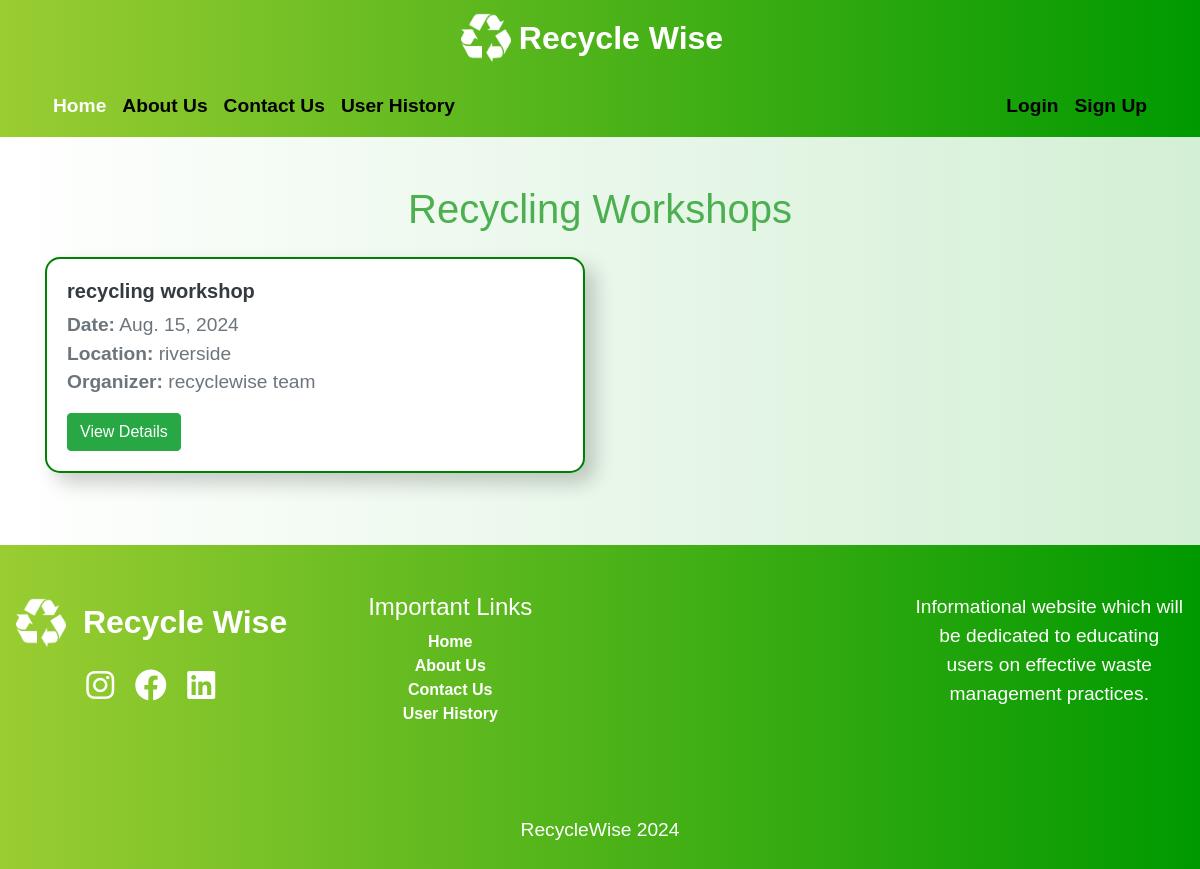
Screenshot of /upcoming_events/recycling_workshop/ with the database file from the repository.
### upcomming_events/models.py (models this page shows, shortened)
class Event(models.Model):
    EVENT_TYPE_CHOICES = [
        ('CCU', 'Community Clean-Up'),
        ('RW', 'Recycling Workshop'),
    ]
    title = models.CharField(max_length=200)
    description = models.TextField()
    event_type = models.CharField(max_length=3, choices=EVENT_TYPE_CHOICES)
    date = models.DateField()
    time = models.TimeField()
    location = models.CharField(max_length=255)
    organizer = models.CharField(max_length=100)
    contact_email = models.EmailField()

### upcomming_events/views.py (the view)
# urls.py: path('recycling_workshop/', RecyclingWorkshopListView.as_view(), name='recycling-workshop-list'),
class RecyclingWorkshopListView(ListView):
    model = Event
    template_name = 'upcomming_events/recycling_workshop_list.html'
    context_object_name = 'events'
    queryset = Event.objects.filter(event_type='RW')

### templates/upcomming_events/recycling_workshop_list.html (shortened to what this page needs)
{% extends "base.html" %}
{% block content %}
    {% load static %}
    <link rel="stylesheet" href="{% static 'css/upcomming_events.css' %}">
<div class="container py-5">
    <h1 class="text-center mb-4">Recycling Workshops</h1>
    <div class="row">
        {% for event in events %}
            <div class="col-md-6 mb-4 d-flex align-items-stretch">
                <div class="list-card flex-fill">
                    <div class="list-card-body">
                        <h5 class="list-card-title">{{ event.title }}</h5>
                        <p class="list-card-text">
                            <strong>Date:</strong> {{ event.date }}<br>
                            <strong>Location:</strong> {{ event.location }}<br>
                            <strong>Organizer:</strong> {{ event.organizer }}
                        </p>
                        <a href="{% url 'recycling-workshop-detail' event.pk %}" class="btn btn-primary">View Details</a>
                    </div>
                </div>
            </div>
        {% endfor %}
    </div>
</div>
{% endblock %}

### static/css/base.css (style rules this page uses)
h1 { color: #000; font-size: 2.5em; }
p { color: #000; font-size: 1.2em; }

### static/css/upcomming_events.css (style rules this page uses)
body, html { margin: 0; padding: 0; font-family: Arial, sans-serif; }
h1, h2 { color: #4CAF50; }
.list-card { background-color: white; border: 2px solid green; border-radius: 15px; padding: 20px; box-shadow: 10px 10px 20px rgba(0, 0, 0, 0.2); }
.list-card-title { color: #343a40; font-weight: bold; }
.list-card-text { color: #6c757d; }
.btn-primary { background-color: #28a745; border-color: #28a745; }

### rows the page displays
Event: title "recycling workshop", date "Aug. 15, 2024", location "riverside", organizer "recyclewise team"
